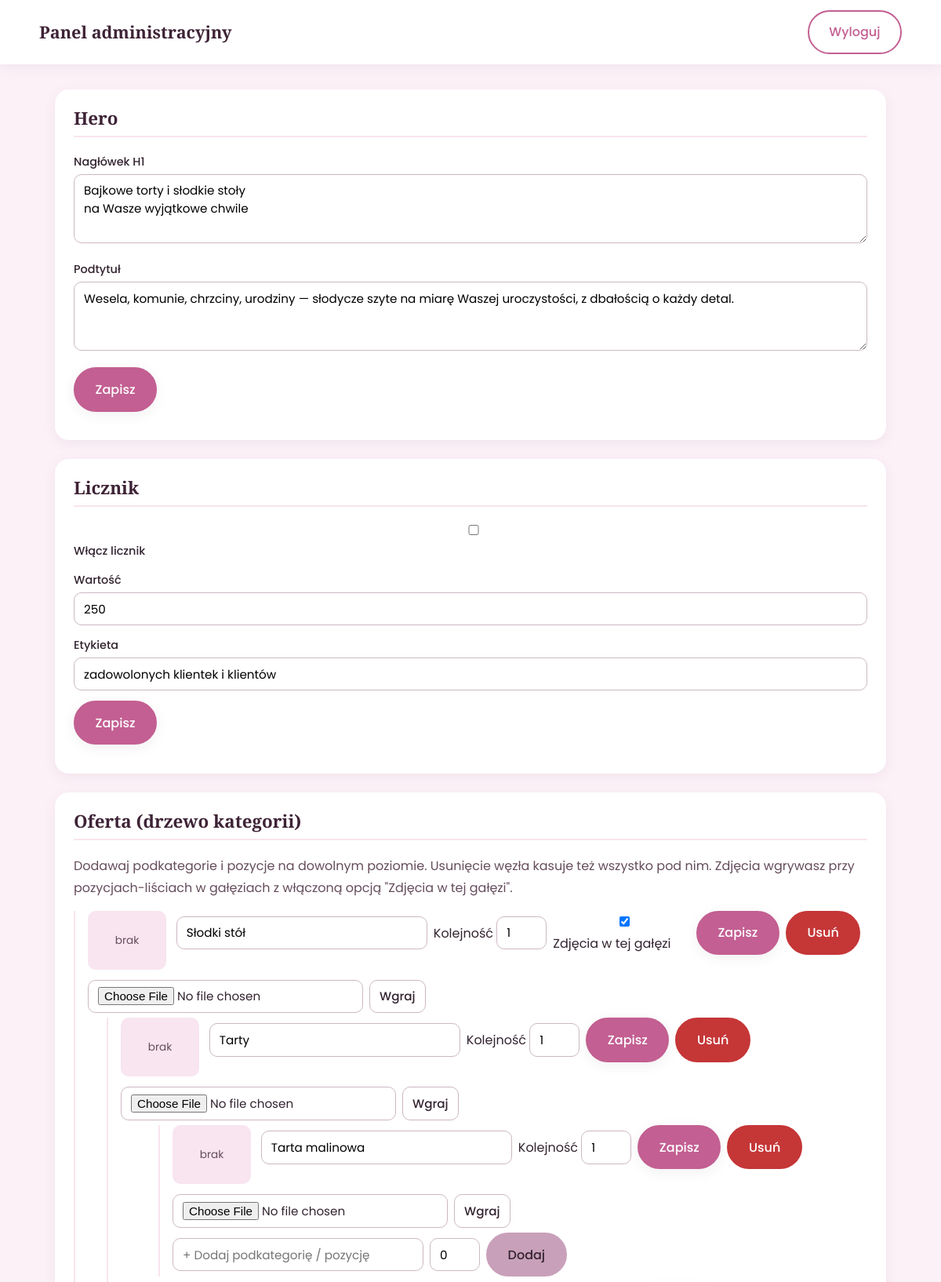
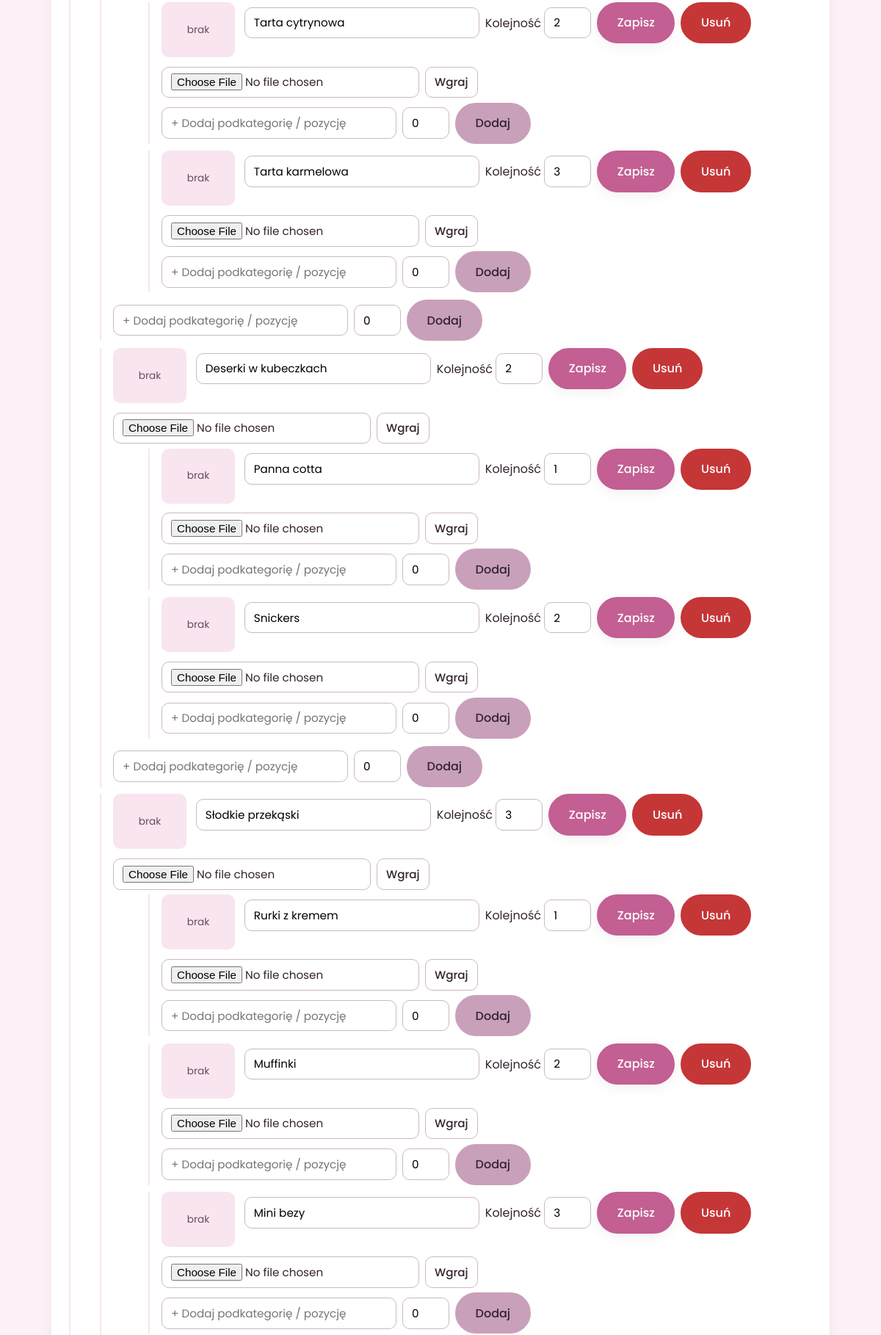
The page /admin/index.php (signed in, upper part) on the database its author committed (2 pictures, top to bottom).
### tables this page shows
CREATE TABLE IF NOT EXISTS categories (
    id INT AUTO_INCREMENT PRIMARY KEY,
    parent_id INT DEFAULT NULL,
    name VARCHAR(190) NOT NULL,
    image VARCHAR(255) DEFAULT NULL,
    show_images TINYINT(1) NOT NULL DEFAULT 0,
    sort_order INT DEFAULT 0,
    FOREIGN KEY (parent_id) REFERENCES categories(id) ON DELETE CASCADE
);

### inc/auth.php (called while the page is built, shortened)
<?php
require_once __DIR__ . '/db.php';
function e(string $s): string {
    return htmlspecialchars($s, ENT_QUOTES | ENT_SUBSTITUTE, 'UTF-8');
}
function is_logged_in(): bool {
    return !empty($_SESSION['admin_logged_in']);
}

### inc/db.php (called while the page is built)
<?php
function db(): PDO {
    static $pdo = null;
    if ($pdo === null) {
        $dsn = 'mysql:host=' . DB_HOST . ';dbname=' . DB_NAME . ';charset=utf8mb4';
        $pdo = new PDO($dsn, DB_USER, DB_PASS, [
            PDO::ATTR_ERRMODE => PDO::ERRMODE_EXCEPTION,
            PDO::ATTR_DEFAULT_FETCH_MODE => PDO::FETCH_ASSOC,
            PDO::ATTR_EMULATE_PREPARES => false,
        ]);
    }
    return $pdo;
}

### inc/content.php (called while the page is built, shortened)
<?php
require_once __DIR__ . '/db.php';
function load_categories(): array {
    return db()->query('SELECT id, parent_id, name, image, show_images, sort_order FROM categories ORDER BY sort_order ASC, id ASC')->fetchAll();
}
function build_category_tree(array $flat, ?int $parentId = null): array {
    $branch = [];
    foreach ($flat as $row) {
        $rowParent = $row['parent_id'] === null ? null : (int)$row['parent_id'];
        if ($rowParent === $parentId) {
            $row['children'] = build_category_tree($flat, (int)$row['id']);
            $branch[] = $row;
        }
    }
    return $branch;
}

### admin/index.php (the view, shortened to what this page needs)
<?php
require_once __DIR__ . '/../inc/auth.php';
require_once __DIR__ . '/../inc/content.php';
$loginError = '';
$loggedIn = is_logged_in();
if ($loggedIn) {
    $categoryTree = build_category_tree(load_categories());
}
function admin_thumb(?string $file): string {
    if (!$file) return '<span class="admin-thumb-placeholder">brak</span>';
    return '<img src="/uploads/' . e($file) . '" alt="" class="admin-thumb">';
}
function setting_val(string $key, string $default = ''): string {
    return e($GLOBALS['settings'][$key] ?? $default);
}
?><!DOCTYPE html>
<html lang="pl">
<head>
    <link rel="stylesheet" href="/assets/css/style.css">
</head>
<body>
<?php if (!$loggedIn): ?>
    <div class="admin-login-wrap">
        <div class="admin-login-card">
            <img src="/assets/logo.jpg" alt="Torty Kuchciwróżki" class="admin-login-logo">
            <h1>Panel administracyjny</h1>
            <?php if ($loginError): ?><p class="admin-error"><?php echo e($loginError); ?></p><?php endif; ?>
            <form method="post" action="/admin/" class="admin-login-form">
                <?php echo csrf_input(); ?>
                <input type="hidden" name="action" value="login">
                <label for="password">Hasło</label>
                <input type="password" id="password" name="password" required autofocus>
                <button type="submit" class="btn btn-primary">Zaloguj</button>
            </form>
        </div>
    </div>
<?php else: ?>
    <header class="admin-header">
        <div class="admin-header-inner">
            <h1>Panel administracyjny</h1>
            <form method="post" action="/admin/?logout=1" class="admin-logout-form">
                <button type="submit" class="btn btn-outline">Wyloguj</button>
            </form>
        </div>
    </header>
    <main class="admin-main">
        <section class="admin-section" id="hero">
            <h2>Hero</h2>
            <form action="save.php" method="post" class="admin-form">
                <p>
                    <label for="hero_headline">Nagłówek H1</label>
                    <textarea id="hero_headline" name="hero_headline" rows="3"><?php echo setting_val('hero_headline'); ?></textarea>
                </p>
                <p>
                    <label for="hero_subline">Podtytuł</label>
                    <textarea id="hero_subline" name="hero_subline" rows="3"><?php echo setting_val('hero_subline'); ?></textarea>
                </p>
                <p><button type="submit" class="btn btn-primary">Zapisz</button></p>
            </form>
        </section>
        <section class="admin-section" id="counter">
            <h2>Licznik</h2>
            <form action="save.php" method="post" class="admin-form">
                <p>
                    <label><input type="checkbox" name="counter_enabled" value="1" <?php if (setting_val('counter_enabled') === '1') echo 'checked'; ?>> Włącz licznik</label>
                </p>
                <p>
                    <label for="counter_value">Wartość</label>
                    <input type="number" id="counter_value" name="counter_value" value="<?php echo setting_val('counter_value'); ?>">
                </p>
                <p>
                    <label for="counter_label">Etykieta</label>
                    <input type="text" id="counter_label" name="counter_label" value="<?php echo setting_val('counter_label'); ?>">
                </p>
                <p><button type="submit" class="btn btn-primary">Zapisz</button></p>
            </form>
        </section>
        <?php
        function render_category_node(array $node, int $depth = 0): void {
            ?>
            <div class="admin-cat-node" style="margin-left: <?php echo $depth * 1.5; ?>rem">
                <div class="admin-cat-row">
                    <?php echo admin_thumb($node['image']); ?>
                    <form action="save.php" method="post" class="admin-inline-form admin-cat-form">
                        <input type="text" name="name" value="<?php echo e($node['name']); ?>" required>
                        <label>Kolejność <input type="number" name="sort_order" value="<?php echo (int)$node['sort_order']; ?>" style="width:4rem"></label>
                        <?php if ($depth === 0): ?>
                        <label><input type="checkbox" name="show_images" value="1" <?php if (!empty($node['show_images'])) echo 'checked'; ?>> Zdjęcia w tej gałęzi</label>
                        <?php endif; ?>
                        <button type="submit" class="btn btn-primary">Zapisz</button>
                        <button type="submit" name="cat_action" value="delete" class="btn btn-danger" onclick="return confirm('Usunąć tę pozycję razem z podkategoriami?')">Usuń</button>
                    </form>
                    <form action="upload.php" method="post" enctype="multipart/form-data" class="admin-upload-form">
                        <input type="file" name="image" accept="image/jpeg,image/png,image/webp" required>
                        <button type="submit" class="btn btn-secondary">Wgraj</button>
                    </form>
                </div>
                <?php foreach ($node['children'] as $child): render_category_node($child, $depth + 1); endforeach; ?>
                <form action="save.php" method="post" class="admin-inline-form admin-cat-add">
                    <input type="text" name="name" placeholder="+ Dodaj podkategorię / pozycję" required>
                    <input type="number" name="sort_order" value="0" style="width:4rem" title="Kolejność">
                    <button type="submit" class="btn btn-secondary">Dodaj</button>
                </form>
            </div>
            <?php
        }
        ?>
        <section class="admin-section" id="oferta">
            <h2>Oferta (drzewo kategorii)</h2>
            <p style="color:var(--muted);margin-bottom:1rem">Dodawaj podkategorie i pozycje na dowolnym poziomie. Usunięcie węzła kasuje też wszystko pod nim. Zdjęcia wgrywasz przy pozycjach-liściach w gałęziach z włączoną opcją "Zdjęcia w tej gałęzi".</p>
            <?php foreach ($categoryTree as $branch): render_category_node($branch, 0); ?>
            <?php endforeach; ?>
        </section>
    </main>
<?php endif; ?>
</body>
</html>

### assets/css/style.css (style rules this page uses)
:root { --bg: oklch(97% 0.015 340); --bg-alt: oklch(94% 0.025 345); --primary: oklch(62% 0.14 350); --primary-dark: oklch(52% 0.16 350); --text: oklch(28% 0.03 335); --heading: oklch(30% 0.05 340); --muted: oklch(45% 0.04 340); --white: #fff; --footer-bg: oklch(30% 0.04 340); --footer-text: oklch(95% 0.01 340); --shadow: 0 4px 16px oklch(40% 0.05 340 / 0.08); --shadow-lg: 0 8px 30px oklch(40% 0.05 340 / 0.12); --radius: 18px; --radius-sm: 12px; --font-body: 'Poppins', sans-serif; --font-head: 'Cormorant Garamond', serif; }
* { box-sizing: border-box; }
html { scroll-behavior: smooth; }
body { margin: 0; font-family: var(--font-body); color: var(--text); background: var(--bg); line-height: 1.7; font-size: 16px; }
h1, h2, h3 { color: var(--heading); font-family: var(--font-head); font-weight: 600; margin: 0 0 0.6em; line-height: 1.2; }
p { margin: 0 0 1em; }
.btn { display: inline-flex; align-items: center; justify-content: center; gap: 0.4rem; padding: 0.85rem 1.6rem; border-radius: 999px; border: 2px solid var(--primary); font-family: var(--font-body); font-weight: 500; font-size: 1rem; cursor: pointer; transition: transform 0.15s ease, box-shadow 0.15s ease, background 0.15s ease, color 0.15s ease; text-decoration: none; }
.btn-primary { background: var(--primary); color: #fff; box-shadow: var(--shadow); }
.btn-outline { background: transparent; color: var(--primary); }
.btn-danger { background: oklch(55% 0.18 25); border-color: oklch(55% 0.18 25); color: #fff; }
.btn-secondary { background: oklch(75% 0.06 340); border-color: oklch(75% 0.06 340); color: var(--text); }
.admin-login-form input, .admin-form input, .admin-form textarea, .admin-form select, .admin-inline-form input, .admin-inline-form textarea, .admin-upload-form input, .admin-upload-form button { width: 100%; padding: 0.55rem 0.75rem; border: 1px solid oklch(80% 0.03 340); border-radius: 10px; font-family: var(--font-body); font-size: 0.95rem; background: #fff; }
.admin-header { background: var(--white); box-shadow: var(--shadow); padding: 0.8rem 1.5rem; position: sticky; top: 0; z-index: 50; }
.admin-header-inner { max-width: 1100px; margin: 0 auto; display: flex; align-items: center; justify-content: space-between; }
.admin-header h1 { font-size: 1.35rem; margin: 0; }
.admin-logout-form { margin: 0; }
.admin-main { max-width: 1100px; margin: 0 auto; padding: 2rem 1.25rem 4rem; }
.admin-section { background: var(--white); border-radius: var(--radius); box-shadow: var(--shadow); padding: 1.5rem; margin-bottom: 1.5rem; }
.admin-section h2 { font-size: 1.4rem; margin-bottom: 1.2rem; border-bottom: 2px solid var(--bg-alt); padding-bottom: 0.5rem; }
.admin-form p { margin-bottom: 0.8rem; }
.admin-form label { display: block; font-weight: 500; font-size: 0.9rem; margin-bottom: 0.2rem; }
.admin-form textarea { resize: vertical; width: 100%; min-height: 80px; }
.admin-inline-form button, .admin-upload-form button { width: auto; }
.admin-thumb-placeholder { display: inline-flex; align-items: center; justify-content: center; width: 100px; height: 75px; border-radius: 10px; background: var(--bg-alt); color: var(--muted); font-size: 0.85rem; }
.admin-cat-node { border-left: 2px solid var(--bg-alt); padding-left: 1rem; margin-bottom: 0.6rem; }
.admin-cat-row { display: flex; flex-wrap: wrap; align-items: flex-start; gap: 0.8rem; margin-bottom: 0.4rem; }
.admin-cat-form, .admin-cat-add { display: flex; flex-wrap: wrap; align-items: center; gap: 0.5rem; margin-bottom: 0.4rem; }
.admin-cat-form input[type="text"], .admin-cat-add input[type="text"] { width: auto; min-width: 220px; }
.admin-cat-form button, .admin-cat-add button, .admin-cat-row .admin-upload-form button { width: auto; }
.admin-cat-row .admin-upload-form { display: flex; align-items: center; gap: 0.5rem; }

### rows shown on the page
categories: name "Słodki stół", sort_order "1", show_images "☑"
categories: name "Tarty", sort_order "1"
categories: name "Tarta malinowa", sort_order "1"
categories: name "Tarta cytrynowa", sort_order "2"
categories: name "Tarta karmelowa", sort_order "3"
categories: name "Deserki w kubeczkach", sort_order "2"
categories: name "Panna cotta", sort_order "1"
categories: name "Snickers", sort_order "2"
categories: name "Słodkie przekąski", sort_order "3"
categories: name "Rurki z kremem", sort_order "1"
categories: name "Muffinki", sort_order "2"
categories: name "Mini bezy", sort_order "3"
